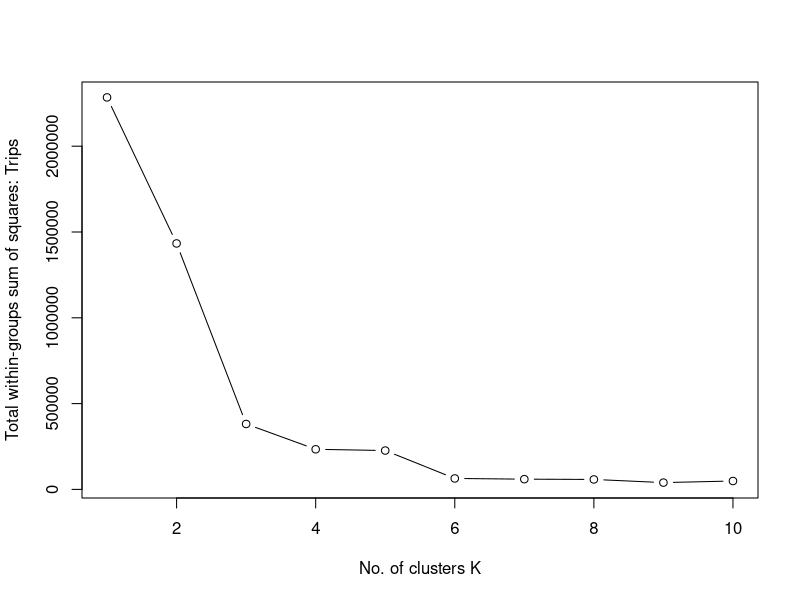

Source code (R):
# Segregate the trips into clusters using k-means clustering algorithm

# * 1) Reading the data
trip_details <- read.csv("tripDetails.csv", row.names = 1)

# * 2) Viewing the data
View(trip_details)
head(trip_details) # 91 x 7

# Structure of the data
str(trip_details)

# Summary of the data
summary(trip_details)

# * 3) Implementing K-means clustering
print("K-means clustering")
trip_cluster <- kmeans(trip_details, 3) # 3 clusters
print(trip_cluster)

# Lesser the within-cluster sum of squares, better the clustering

# k calculation
k.max <- 10 # Max 10 clusters assumed
wss <- rep(NA, k.max) # Within sum of squares
nClust <- list() # List of clusters

for (i in 1:k.max) {
    driveClasses <- kmeans(trip_details, i)
    wss[i] <- driveClasses$tot.withinss
    nClust[[i]] <- driveClasses$size
}

plot(1:k.max, wss,
    type = "b",
    xlab = "No. of clusters K",
    ylab = "Total within-groups sum of squares: Trips"
)

# From the graph, we can see that the elbow is at 3
# Hence, we can conclude that the optimal no. of clusters is 3
